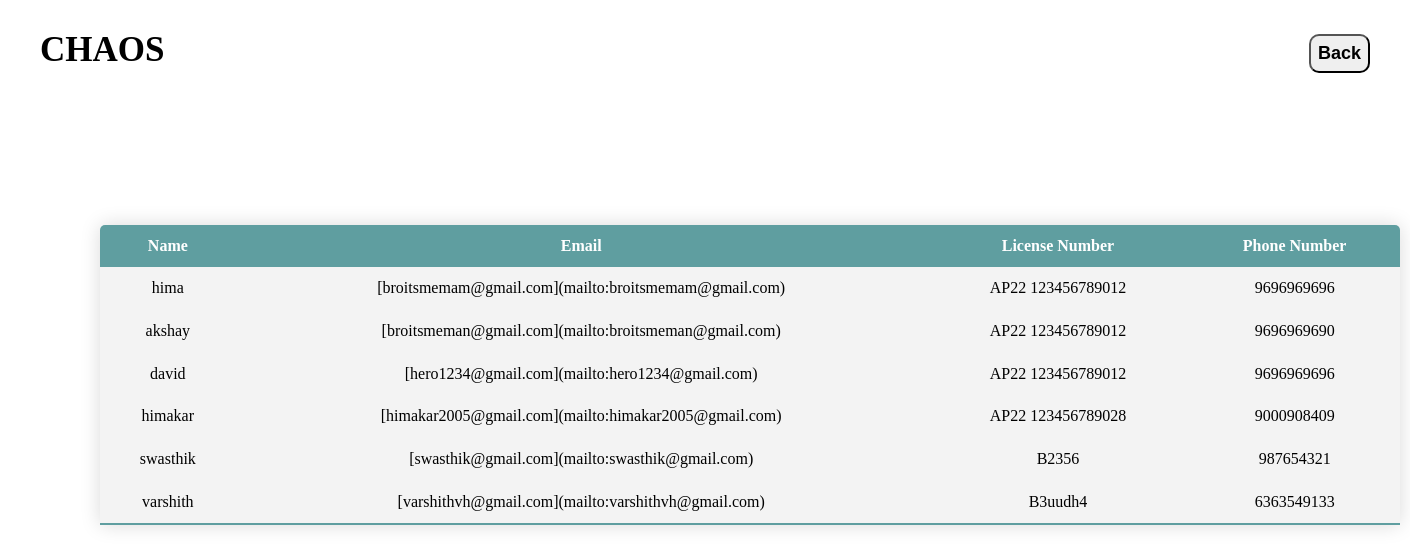
The app's page /Userdetails.php with its own data.
### tables this page shows
CREATE TABLE `users` (
`FNAME` varchar(255) NOT NULL,
`EMAIL` varchar(255) NOT NULL,
`LIC_NUM` varchar(255) NOT NULL,
`PHONE_NUMBER` bigint(20) NOT NULL,
`PASSWORD` varchar(255) NOT NULL,
`GENDER` varchar(255) NOT NULL,
PRIMARY KEY (`EMAIL`)
);

### Userdetails.php (the view, shortened to what this page needs)
<!DOCTYPE html>
<html lang="en">
<head>
</head>
<body>
<?php
require_once('connection.php');
$query="SELECT *from users";
$queryy=mysqli_query($conn,$query);
?>
<div class="hai">
        <div class="navbar">
            <div class="icon">
                <h2 class="logo">CHAOS</h2>
                <button class="back"><a href="adminpage.php">Back</a></button>
            </div>
         </div>
         </div>
        <div>
            <div>
                <div>
                    <table class="content-table">
        <thead>
            <tr>
                <th>Name</th>
                <th>Email</th>
                <th>License Number</th>
                <th>Phone Number</th>
            </tr>
        </thead>
        <tbody>
            <?php
            while ($res = mysqli_fetch_array($queryy)) {
                ?>
                <tr>
                    <td><?php echo $res['FNAME']; ?></php></td>
                    <td><?php echo $res['EMAIL']; ?></php></td>
                    <td><?php echo $res['LIC_NUM']; ?></php></td>
                    <td><?php echo $res['PHONE_NUMBER']; ?></php></td>
                </tr>
            <?php } ?>
        </tbody>
    </table>
            </div>
            </div>
</div>
</body>
</html>

### Userdetails.php (style rules this page uses)
html, body { margin: 0; padding: 0; height: 100%; background: linear-gradient(to top, rgba(0, 0, 0, 0)50%, rgba(0, 0, 0, 0)50%); background-image: url("https://s1.cdn.autoevolution.com/images/gallery/PORSCHE-718-Boxster-5572_37.jpg"); background-position: center; background-size: cover; }
* { margin: 0; padding: 0; }
.hai { width: 100%; background: linear-gradient(to top, rgba(0,0,0,0)50%, rgba(0,0,0,0)50%); background-position: center; background-size: cover; height: 25vh; animation: infiniteScrollBg 50s linear infinite; }
.navbar { width: 1200px; height: 75px; margin-left: 40px; }
.icon { width: 200px; float: left; height: 65px; }
.logo { color: black; font-size: 35px; font-family: fantasy; float: left; padding-left: 0px; padding-top: 30px; }
.content-table { border-collapse: collapse; font-size: 1em; min-width: 400px; border-radius: 5px 5px 0 0; overflow: hidden; box-shadow:0 0 20px rgba(0,0,0,0.15); margin-left : 100px ; margin-top: 25px; width: 1300px; height: 300px; }
.content-table thead tr { background-color: cadetblue; color: white; text-align: center; }
.content-table th, .content-table td { padding: 12px 15px; }
.content-table tbody tr { background-color: #f3f3f3; text-align:center; }
.content-table tbody tr:last-of-type { border-bottom: 2px solid cadetblue; }
.back { top: 34px; right: 40px; font-size: 18px; border-radius: 10px; cursor: pointer; color: white; transition: 0.4s ease; position: fixed; padding: 7px; }
.back a { text-decoration: none; color: black; font-weight: bold; }

### records on screen
users: FNAME "hima", EMAIL "[broitsmemam@gmail.com](mailto:broitsmemam@gmail.com)", LIC_NUM "AP22 123456789012", PHONE_NUMBER "9696969696"
users: FNAME "akshay", EMAIL "[broitsmeman@gmail.com](mailto:broitsmeman@gmail.com)", LIC_NUM "AP22 123456789012", PHONE_NUMBER "9696969690"
users: FNAME "david", EMAIL "[hero1234@gmail.com](mailto:hero1234@gmail.com)", LIC_NUM "AP22 123456789012", PHONE_NUMBER "9696969696"
users: FNAME "himakar", EMAIL "[himakar2005@gmail.com](mailto:himakar2005@gmail.com)", LIC_NUM "AP22 123456789028", PHONE_NUMBER "9000908409"
users: FNAME "swasthik", EMAIL "[swasthik@gmail.com](mailto:swasthik@gmail.com)", LIC_NUM "B2356", PHONE_NUMBER "987654321"
users: FNAME "varshith", EMAIL "[varshithvh@gmail.com](mailto:varshithvh@gmail.com)", LIC_NUM "B3uudh4", PHONE_NUMBER "6363549133"
